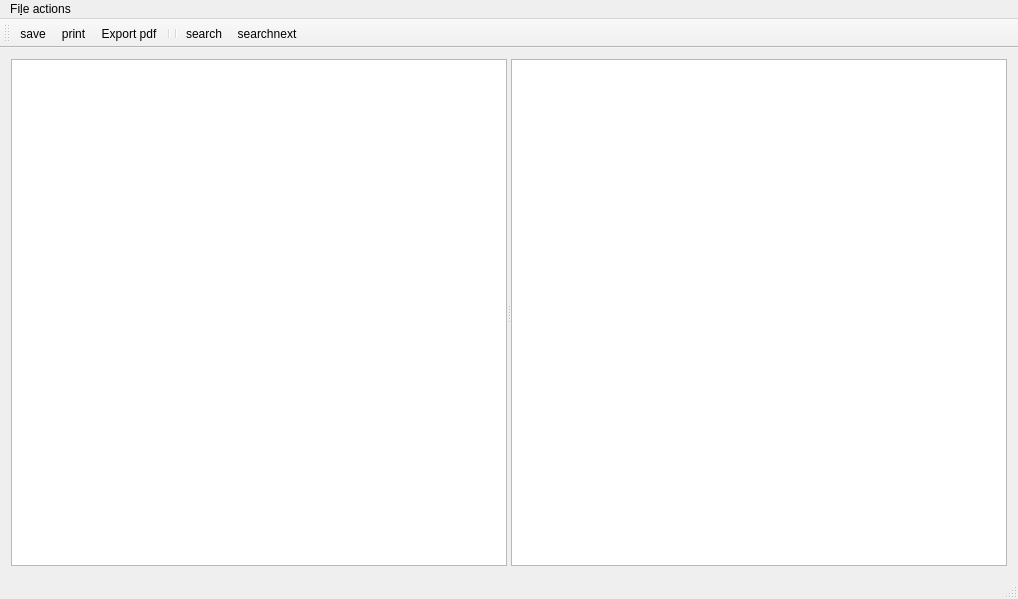
<?xml version="1.0" encoding="UTF-8"?>
<ui version="4.0">
 <class>TextView</class>
 <widget class="QMainWindow" name="TextView">
  <property name="geometry">
   <rect>
    <x>0</x>
    <y>0</y>
    <width>1018</width>
    <height>599</height>
   </rect>
  </property>
  <property name="windowTitle">
   <string>MainWindow</string>
  </property>
  <property name="windowIcon">
   <iconset resource="../Ressources.qrc">
    <normaloff>:/Icons/Icons/open161.svg</normaloff>:/Icons/Icons/open161.svg</iconset>
  </property>
  <widget class="QWidget" name="centralWidget">
   <layout class="QGridLayout" name="gridLayout">
    <item row="0" column="0">
     <widget class="QSplitter" name="splitter">
      <property name="orientation">
       <enum>Qt::Horizontal</enum>
      </property>
      <widget class="QTreeView" name="treeView"/>
      <widget class="QTextEdit" name="textEdit"/>
     </widget>
    </item>
   </layout>
  </widget>
  <widget class="QMenuBar" name="menuBar">
   <property name="geometry">
    <rect>
     <x>0</x>
     <y>0</y>
     <width>1018</width>
     <height>25</height>
    </rect>
   </property>
   <widget class="QMenu" name="menuFile_actions">
    <property name="title">
     <string>Fi&amp;le actions</string>
    </property>
    <addaction name="actionsave"/>
    <addaction name="actionprint"/>
    <addaction name="actionExport_pdf"/>
   </widget>
   <addaction name="menuFile_actions"/>
  </widget>
  <widget class="QToolBar" name="mainToolBar">
   <attribute name="toolBarArea">
    <enum>TopToolBarArea</enum>
   </attribute>
   <attribute name="toolBarBreak">
    <bool>false</bool>
   </attribute>
   <addaction name="actionsave"/>
   <addaction name="actionprint"/>
   <addaction name="actionExport_pdf"/>
   <addaction name="separator"/>
   <addaction name="separator"/>
   <addaction name="actionsearch"/>
   <addaction name="actionsearchnext"/>
  </widget>
  <widget class="QStatusBar" name="statusBar"/>
  <action name="actionsave">
   <property name="icon">
    <iconset resource="../Ressources.qrc">
     <normaloff>:/Icons/Icons/floppy16.svg</normaloff>:/Icons/Icons/floppy16.svg</iconset>
   </property>
   <property name="text">
    <string>&amp;save</string>
   </property>
  </action>
  <action name="actionprint">
   <property name="icon">
    <iconset resource="../Ressources.qrc">
     <normaloff>:/Icons/Icons/printer.svg</normaloff>:/Icons/Icons/printer.svg</iconset>
   </property>
   <property name="text">
    <string>&amp;print</string>
   </property>
  </action>
  <action name="actionExport_pdf">
   <property name="icon">
    <iconset resource="../Ressources.qrc">
     <normaloff>:/Icons/Icons/pdf.svg</normaloff>:/Icons/Icons/pdf.svg</iconset>
   </property>
   <property name="text">
    <string>&amp;Export pdf</string>
   </property>
  </action>
  <action name="actionsearch">
   <property name="icon">
    <iconset resource="../Ressources.qrc">
     <normaloff>:/Icons/Icons/magnifier13.svg</normaloff>:/Icons/Icons/magnifier13.svg</iconset>
   </property>
   <property name="text">
    <string>search</string>
   </property>
   <property name="toolTip">
    <string>search a string</string>
   </property>
  </action>
  <action name="actionsearchnext">
   <property name="icon">
    <iconset resource="../Ressources.qrc">
     <normaloff>:/Icons/Icons/magnifier13Plus.svg</normaloff>:/Icons/Icons/magnifier13Plus.svg</iconset>
   </property>
   <property name="text">
    <string>searchnext</string>
   </property>
  </action>
 </widget>
 <layoutdefault spacing="6" margin="11"/>
 <resources>
  <include location="../Ressources.qrc"/>
 </resources>
 <connections/>
</ui>
